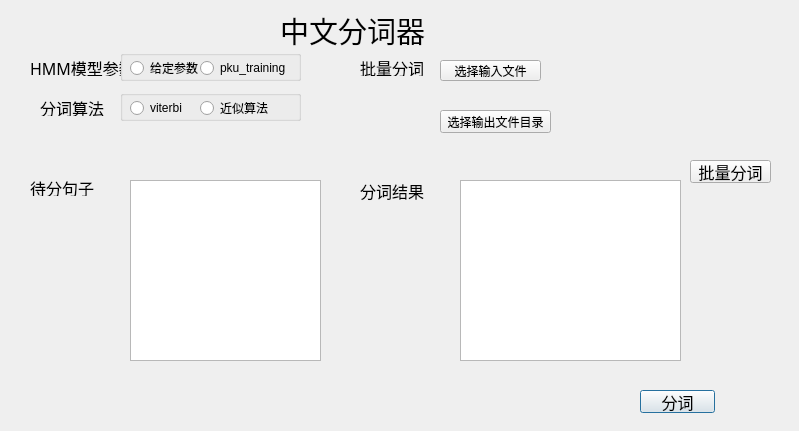
<?xml version="1.0" encoding="UTF-8"?>
<ui version="4.0">
 <class>Dialog</class>
 <widget class="QDialog" name="Dialog">
  <property name="enabled">
   <bool>true</bool>
  </property>
  <property name="geometry">
   <rect>
    <x>0</x>
    <y>0</y>
    <width>799</width>
    <height>431</height>
   </rect>
  </property>
  <property name="windowTitle">
   <string>Dialog</string>
  </property>
  <widget class="QLabel" name="label">
   <property name="geometry">
    <rect>
     <x>30</x>
     <y>180</y>
     <width>71</width>
     <height>16</height>
    </rect>
   </property>
   <property name="font">
    <font>
     <family>黑体</family>
     <pointsize>12</pointsize>
    </font>
   </property>
   <property name="text">
    <string>待分句子</string>
   </property>
  </widget>
  <widget class="QLabel" name="label_2">
   <property name="geometry">
    <rect>
     <x>360</x>
     <y>180</y>
     <width>71</width>
     <height>21</height>
    </rect>
   </property>
   <property name="font">
    <font>
     <family>黑体</family>
     <pointsize>12</pointsize>
    </font>
   </property>
   <property name="text">
    <string>分词结果</string>
   </property>
  </widget>
  <widget class="QPushButton" name="pushButton">
   <property name="geometry">
    <rect>
     <x>640</x>
     <y>390</y>
     <width>75</width>
     <height>23</height>
    </rect>
   </property>
   <property name="font">
    <font>
     <family>楷体</family>
     <pointsize>12</pointsize>
    </font>
   </property>
   <property name="text">
    <string>分词</string>
   </property>
  </widget>
  <widget class="QTextEdit" name="textEdit">
   <property name="geometry">
    <rect>
     <x>130</x>
     <y>180</y>
     <width>191</width>
     <height>181</height>
    </rect>
   </property>
  </widget>
  <widget class="QTextBrowser" name="output">
   <property name="geometry">
    <rect>
     <x>460</x>
     <y>180</y>
     <width>221</width>
     <height>181</height>
    </rect>
   </property>
  </widget>
  <widget class="QLabel" name="label_3">
   <property name="geometry">
    <rect>
     <x>280</x>
     <y>10</y>
     <width>161</width>
     <height>41</height>
    </rect>
   </property>
   <property name="font">
    <font>
     <family>楷体</family>
     <pointsize>22</pointsize>
    </font>
   </property>
   <property name="layoutDirection">
    <enum>Qt::LeftToRight</enum>
   </property>
   <property name="frameShape">
    <enum>QFrame::NoFrame</enum>
   </property>
   <property name="text">
    <string>中文分词器</string>
   </property>
   <property name="scaledContents">
    <bool>false</bool>
   </property>
   <property name="wordWrap">
    <bool>false</bool>
   </property>
  </widget>
  <widget class="QLabel" name="label_4">
   <property name="geometry">
    <rect>
     <x>30</x>
     <y>60</y>
     <width>91</width>
     <height>16</height>
    </rect>
   </property>
   <property name="font">
    <font>
     <family>黑体</family>
     <pointsize>12</pointsize>
    </font>
   </property>
   <property name="text">
    <string>HMM模型参数</string>
   </property>
  </widget>
  <widget class="QLabel" name="label_6">
   <property name="geometry">
    <rect>
     <x>40</x>
     <y>100</y>
     <width>71</width>
     <height>16</height>
    </rect>
   </property>
   <property name="font">
    <font>
     <family>黑体</family>
     <pointsize>12</pointsize>
    </font>
   </property>
   <property name="text">
    <string>分词算法</string>
   </property>
  </widget>
  <widget class="QGroupBox" name="groupBox">
   <property name="enabled">
    <bool>true</bool>
   </property>
   <property name="geometry">
    <rect>
     <x>120</x>
     <y>50</y>
     <width>181</width>
     <height>31</height>
    </rect>
   </property>
   <property name="autoFillBackground">
    <bool>true</bool>
   </property>
   <property name="title">
    <string/>
   </property>
   <property name="flat">
    <bool>false</bool>
   </property>
   <property name="checkable">
    <bool>false</bool>
   </property>
   <widget class="QRadioButton" name="parameter1">
    <property name="geometry">
     <rect>
      <x>10</x>
      <y>10</y>
      <width>89</width>
      <height>16</height>
     </rect>
    </property>
    <property name="text">
     <string>给定参数</string>
    </property>
   </widget>
   <widget class="QRadioButton" name="parameter2">
    <property name="geometry">
     <rect>
      <x>80</x>
      <y>10</y>
      <width>101</width>
      <height>16</height>
     </rect>
    </property>
    <property name="text">
     <string>pku_training</string>
    </property>
   </widget>
  </widget>
  <widget class="QGroupBox" name="groupBox_2">
   <property name="geometry">
    <rect>
     <x>120</x>
     <y>90</y>
     <width>181</width>
     <height>31</height>
    </rect>
   </property>
   <property name="title">
    <string/>
   </property>
   <widget class="QRadioButton" name="algorithm1">
    <property name="geometry">
     <rect>
      <x>10</x>
      <y>10</y>
      <width>89</width>
      <height>16</height>
     </rect>
    </property>
    <property name="text">
     <string>viterbi</string>
    </property>
   </widget>
   <widget class="QRadioButton" name="algorithm2">
    <property name="geometry">
     <rect>
      <x>80</x>
      <y>10</y>
      <width>89</width>
      <height>16</height>
     </rect>
    </property>
    <property name="text">
     <string>近似算法</string>
    </property>
   </widget>
  </widget>
  <widget class="QLabel" name="label_5">
   <property name="geometry">
    <rect>
     <x>360</x>
     <y>60</y>
     <width>71</width>
     <height>16</height>
    </rect>
   </property>
   <property name="font">
    <font>
     <family>黑体</family>
     <pointsize>12</pointsize>
    </font>
   </property>
   <property name="text">
    <string>批量分词</string>
   </property>
  </widget>
  <widget class="QPushButton" name="inputfile">
   <property name="geometry">
    <rect>
     <x>440</x>
     <y>60</y>
     <width>101</width>
     <height>21</height>
    </rect>
   </property>
   <property name="text">
    <string>选择输入文件</string>
   </property>
  </widget>
  <widget class="QPushButton" name="batch">
   <property name="geometry">
    <rect>
     <x>690</x>
     <y>160</y>
     <width>81</width>
     <height>23</height>
    </rect>
   </property>
   <property name="font">
    <font>
     <family>楷体</family>
     <pointsize>12</pointsize>
    </font>
   </property>
   <property name="text">
    <string>批量分词</string>
   </property>
  </widget>
  <widget class="QPushButton" name="pushButton_3">
   <property name="geometry">
    <rect>
     <x>440</x>
     <y>110</y>
     <width>111</width>
     <height>23</height>
    </rect>
   </property>
   <property name="text">
    <string>选择输出文件目录</string>
   </property>
  </widget>
  <widget class="QLabel" name="labelforinput">
   <property name="geometry">
    <rect>
     <x>350</x>
     <y>90</y>
     <width>411</width>
     <height>16</height>
    </rect>
   </property>
   <property name="text">
    <string/>
   </property>
  </widget>
  <widget class="QLabel" name="labelforoutput">
   <property name="geometry">
    <rect>
     <x>350</x>
     <y>140</y>
     <width>421</width>
     <height>16</height>
    </rect>
   </property>
   <property name="text">
    <string/>
   </property>
  </widget>
  <zorder>groupBox</zorder>
  <zorder>label</zorder>
  <zorder>label_2</zorder>
  <zorder>pushButton</zorder>
  <zorder>textEdit</zorder>
  <zorder>output</zorder>
  <zorder>label_3</zorder>
  <zorder>label_4</zorder>
  <zorder>label_6</zorder>
  <zorder>groupBox_2</zorder>
  <zorder>label_5</zorder>
  <zorder>inputfile</zorder>
  <zorder>batch</zorder>
  <zorder>pushButton_3</zorder>
  <zorder>labelforinput</zorder>
  <zorder>labelforoutput</zorder>
 </widget>
 <layoutdefault spacing="6" margin="11"/>
 <resources/>
 <connections/>
</ui>
